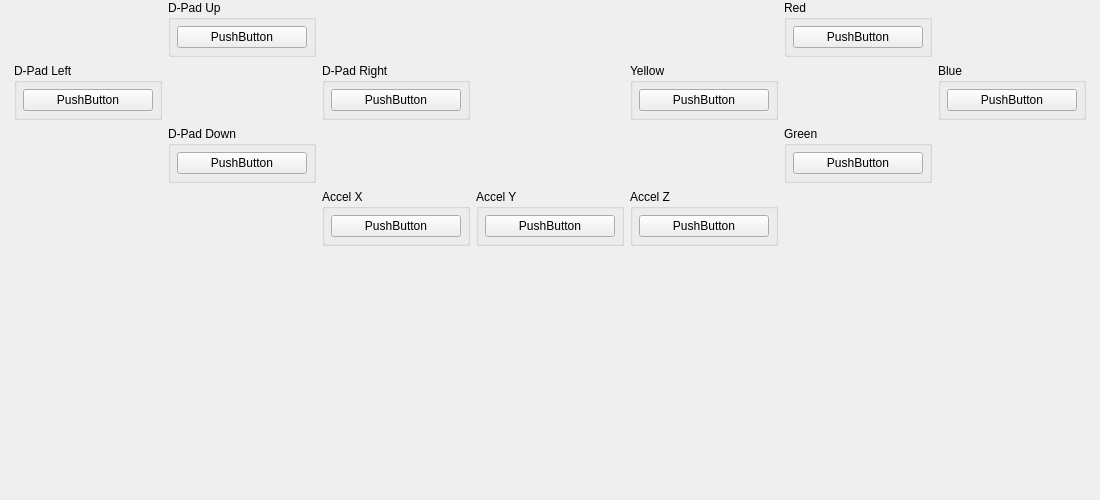
<?xml version="1.0" encoding="UTF-8"?>
<ui version="4.0">
 <class>USBBindingWidget_RealPlay</class>
 <widget class="QWidget" name="USBBindingWidget_RealPlay">
  <property name="geometry">
   <rect>
    <x>0</x>
    <y>0</y>
    <width>1100</width>
    <height>500</height>
   </rect>
  </property>
  <property name="sizePolicy">
   <sizepolicy hsizetype="MinimumExpanding" vsizetype="Preferred">
    <horstretch>0</horstretch>
    <verstretch>0</verstretch>
   </sizepolicy>
  </property>
  <layout class="QGridLayout" name="gridLayout">
   <property name="leftMargin">
    <number>0</number>
   </property>
   <property name="topMargin">
    <number>0</number>
   </property>
   <property name="rightMargin">
    <number>0</number>
   </property>
   <property name="bottomMargin">
    <number>0</number>
   </property>
   <item row="0" column="2">
    <widget class="QGroupBox" name="groupBoxDPadUp">
     <property name="title">
      <string>D-Pad Up</string>
     </property>
     <layout class="QGridLayout" name="gridLayoutDPadUp">
      <property name="leftMargin">
       <number>6</number>
      </property>
      <property name="topMargin">
       <number>6</number>
      </property>
      <property name="rightMargin">
       <number>6</number>
      </property>
      <property name="bottomMargin">
       <number>6</number>
      </property>
      <item row="0" column="0">
       <widget class="InputBindingWidget" name="DPadUp">
        <property name="minimumSize">
         <size>
          <width>130</width>
          <height>0</height>
         </size>
        </property>
        <property name="maximumSize">
         <size>
          <width>130</width>
          <height>16777215</height>
         </size>
        </property>
        <property name="text">
         <string>PushButton</string>
        </property>
       </widget>
      </item>
     </layout>
    </widget>
   </item>
   <item row="2" column="2">
    <widget class="QGroupBox" name="groupBoxDPadDown">
     <property name="title">
      <string>D-Pad Down</string>
     </property>
     <layout class="QGridLayout" name="gridLayoutDPadDown">
      <property name="leftMargin">
       <number>6</number>
      </property>
      <property name="topMargin">
       <number>6</number>
      </property>
      <property name="rightMargin">
       <number>6</number>
      </property>
      <property name="bottomMargin">
       <number>6</number>
      </property>
      <item row="0" column="0">
       <widget class="InputBindingWidget" name="DPadDown">
        <property name="minimumSize">
         <size>
          <width>130</width>
          <height>0</height>
         </size>
        </property>
        <property name="maximumSize">
         <size>
          <width>130</width>
          <height>16777215</height>
         </size>
        </property>
        <property name="text">
         <string>PushButton</string>
        </property>
       </widget>
      </item>
     </layout>
    </widget>
   </item>
   <item row="1" column="1">
    <widget class="QGroupBox" name="groupBoxDPadLeft">
     <property name="title">
      <string>D-Pad Left</string>
     </property>
     <layout class="QGridLayout" name="gridLayoutDPadLeft">
      <property name="leftMargin">
       <number>6</number>
      </property>
      <property name="topMargin">
       <number>6</number>
      </property>
      <property name="rightMargin">
       <number>6</number>
      </property>
      <property name="bottomMargin">
       <number>6</number>
      </property>
      <item row="0" column="0">
       <widget class="InputBindingWidget" name="DPadLeft">
        <property name="minimumSize">
         <size>
          <width>130</width>
          <height>0</height>
         </size>
        </property>
        <property name="maximumSize">
         <size>
          <width>130</width>
          <height>16777215</height>
         </size>
        </property>
        <property name="text">
         <string>PushButton</string>
        </property>
       </widget>
      </item>
     </layout>
    </widget>
   </item>
   <item row="1" column="3">
    <widget class="QGroupBox" name="groupBoxDPadRight">
     <property name="title">
      <string>D-Pad Right</string>
     </property>
     <layout class="QGridLayout" name="gridLayoutDPadRight">
      <property name="leftMargin">
       <number>6</number>
      </property>
      <property name="topMargin">
       <number>6</number>
      </property>
      <property name="rightMargin">
       <number>6</number>
      </property>
      <property name="bottomMargin">
       <number>6</number>
      </property>
      <item row="0" column="0">
       <widget class="InputBindingWidget" name="DPadRight">
        <property name="minimumSize">
         <size>
          <width>130</width>
          <height>0</height>
         </size>
        </property>
        <property name="maximumSize">
         <size>
          <width>130</width>
          <height>16777215</height>
         </size>
        </property>
        <property name="text">
         <string>PushButton</string>
        </property>
       </widget>
      </item>
     </layout>
    </widget>
   </item>
   <item row="0" column="6">
    <widget class="QGroupBox" name="groupBoxBtnRed">
     <property name="title">
      <string>Red</string>
     </property>
     <layout class="QGridLayout" name="gridLayoutBtnRed">
      <property name="leftMargin">
       <number>6</number>
      </property>
      <property name="topMargin">
       <number>6</number>
      </property>
      <property name="rightMargin">
       <number>6</number>
      </property>
      <property name="bottomMargin">
       <number>6</number>
      </property>
      <item row="0" column="0">
       <widget class="InputBindingWidget" name="Red">
        <property name="minimumSize">
         <size>
          <width>130</width>
          <height>0</height>
         </size>
        </property>
        <property name="maximumSize">
         <size>
          <width>130</width>
          <height>16777215</height>
         </size>
        </property>
        <property name="text">
         <string>PushButton</string>
        </property>
       </widget>
      </item>
     </layout>
    </widget>
   </item>
   <item row="2" column="6">
    <widget class="QGroupBox" name="groupBoxBtnGreen">
     <property name="title">
      <string>Green</string>
     </property>
     <layout class="QGridLayout" name="gridLayoutBtnGreen">
      <property name="leftMargin">
       <number>6</number>
      </property>
      <property name="topMargin">
       <number>6</number>
      </property>
      <property name="rightMargin">
       <number>6</number>
      </property>
      <property name="bottomMargin">
       <number>6</number>
      </property>
      <item row="0" column="0">
       <widget class="InputBindingWidget" name="Green">
        <property name="minimumSize">
         <size>
          <width>130</width>
          <height>0</height>
         </size>
        </property>
        <property name="maximumSize">
         <size>
          <width>130</width>
          <height>16777215</height>
         </size>
        </property>
        <property name="text">
         <string>PushButton</string>
        </property>
       </widget>
      </item>
     </layout>
    </widget>
   </item>
   <item row="1" column="5">
    <widget class="QGroupBox" name="groupBoxBtnYellow">
     <property name="title">
      <string>Yellow</string>
     </property>
     <layout class="QGridLayout" name="gridLayoutBtnYellow">
      <property name="leftMargin">
       <number>6</number>
      </property>
      <property name="topMargin">
       <number>6</number>
      </property>
      <property name="rightMargin">
       <number>6</number>
      </property>
      <property name="bottomMargin">
       <number>6</number>
      </property>
      <item row="0" column="0">
       <widget class="InputBindingWidget" name="Yellow">
        <property name="minimumSize">
         <size>
          <width>130</width>
          <height>0</height>
         </size>
        </property>
        <property name="maximumSize">
         <size>
          <width>130</width>
          <height>16777215</height>
         </size>
        </property>
        <property name="text">
         <string>PushButton</string>
        </property>
       </widget>
      </item>
     </layout>
    </widget>
   </item>
   <item row="1" column="7">
    <widget class="QGroupBox" name="groupBoxBtnBlue">
     <property name="title">
      <string>Blue</string>
     </property>
     <layout class="QGridLayout" name="gridLayoutBtnBlue">
      <property name="leftMargin">
       <number>6</number>
      </property>
      <property name="topMargin">
       <number>6</number>
      </property>
      <property name="rightMargin">
       <number>6</number>
      </property>
      <property name="bottomMargin">
       <number>6</number>
      </property>
      <item row="0" column="0">
       <widget class="InputBindingWidget" name="Blue">
        <property name="minimumSize">
         <size>
          <width>130</width>
          <height>0</height>
         </size>
        </property>
        <property name="maximumSize">
         <size>
          <width>130</width>
          <height>16777215</height>
         </size>
        </property>
        <property name="text">
         <string>PushButton</string>
        </property>
       </widget>
      </item>
     </layout>
    </widget>
   </item>
   <item row="3" column="3">
    <widget class="QGroupBox" name="groupBoxAccelX">
     <property name="title">
      <string>Accel X</string>
     </property>
     <layout class="QGridLayout" name="gridLayoutAccelX">
      <property name="leftMargin">
       <number>6</number>
      </property>
      <property name="topMargin">
       <number>6</number>
      </property>
      <property name="rightMargin">
       <number>6</number>
      </property>
      <property name="bottomMargin">
       <number>6</number>
      </property>
      <item row="0" column="0">
       <widget class="InputBindingWidget" name="AccelX">
        <property name="minimumSize">
         <size>
          <width>130</width>
          <height>0</height>
         </size>
        </property>
        <property name="maximumSize">
         <size>
          <width>130</width>
          <height>16777215</height>
         </size>
        </property>
        <property name="text">
         <string>PushButton</string>
        </property>
       </widget>
      </item>
     </layout>
    </widget>
   </item>
   <item row="3" column="4">
    <widget class="QGroupBox" name="groupBoxAccelY">
     <property name="title">
      <string>Accel Y</string>
     </property>
     <layout class="QGridLayout" name="gridLayoutAccelY">
      <property name="leftMargin">
       <number>6</number>
      </property>
      <property name="topMargin">
       <number>6</number>
      </property>
      <property name="rightMargin">
       <number>6</number>
      </property>
      <property name="bottomMargin">
       <number>6</number>
      </property>
      <item row="0" column="0">
       <widget class="InputBindingWidget" name="AccelY">
        <property name="minimumSize">
         <size>
          <width>130</width>
          <height>0</height>
         </size>
        </property>
        <property name="maximumSize">
         <size>
          <width>130</width>
          <height>16777215</height>
         </size>
        </property>
        <property name="text">
         <string>PushButton</string>
        </property>
       </widget>
      </item>
     </layout>
    </widget>
   </item>
   <item row="3" column="5">
    <widget class="QGroupBox" name="groupBoxAccelZ">
     <property name="title">
      <string>Accel Z</string>
     </property>
     <layout class="QGridLayout" name="gridLayoutAccelZ">
      <property name="leftMargin">
       <number>6</number>
      </property>
      <property name="topMargin">
       <number>6</number>
      </property>
      <property name="rightMargin">
       <number>6</number>
      </property>
      <property name="bottomMargin">
       <number>6</number>
      </property>
      <item row="0" column="0">
       <widget class="InputBindingWidget" name="AccelZ">
        <property name="minimumSize">
         <size>
          <width>130</width>
          <height>0</height>
         </size>
        </property>
        <property name="maximumSize">
         <size>
          <width>130</width>
          <height>16777215</height>
         </size>
        </property>
        <property name="text">
         <string>PushButton</string>
        </property>
       </widget>
      </item>
     </layout>
    </widget>
   </item>
   <item row="0" column="0" rowspan="4">
    <spacer name="horizontalSpacer0">
     <property name="orientation">
      <enum>Qt::Orientation::Horizontal</enum>
     </property>
     <property name="sizeHint" stdset="0">
      <size>
       <width>0</width>
       <height>0</height>
      </size>
     </property>
    </spacer>
   </item>
   <item row="0" column="8" rowspan="4">
    <spacer name="horizontalSpacer8">
     <property name="orientation">
      <enum>Qt::Orientation::Horizontal</enum>
     </property>
     <property name="sizeHint" stdset="0">
      <size>
       <width>0</width>
       <height>0</height>
      </size>
     </property>
    </spacer>
   </item>
   <item row="4" column="1" colspan="7">
    <spacer name="verticalSpacer">
     <property name="orientation">
      <enum>Qt::Orientation::Vertical</enum>
     </property>
     <property name="sizeHint" stdset="0">
      <size>
       <width>0</width>
       <height>0</height>
      </size>
     </property>
    </spacer>
   </item>
  </layout>
 </widget>
 <customwidgets>
  <customwidget>
   <class>InputBindingWidget</class>
   <extends>QPushButton</extends>
   <header>Settings/InputBindingWidget.h</header>
  </customwidget>
 </customwidgets>
 <tabstops>
  <tabstop>DPadUp</tabstop>
  <tabstop>DPadDown</tabstop>
  <tabstop>DPadLeft</tabstop>
  <tabstop>DPadRight</tabstop>
  <tabstop>Red</tabstop>
  <tabstop>Green</tabstop>
  <tabstop>Yellow</tabstop>
  <tabstop>Blue</tabstop>
  <tabstop>AccelX</tabstop>
  <tabstop>AccelY</tabstop>
  <tabstop>AccelZ</tabstop>
 </tabstops>
 <resources>
  <include location="../resources/resources.qrc"/>
 </resources>
 <connections/>
</ui>
